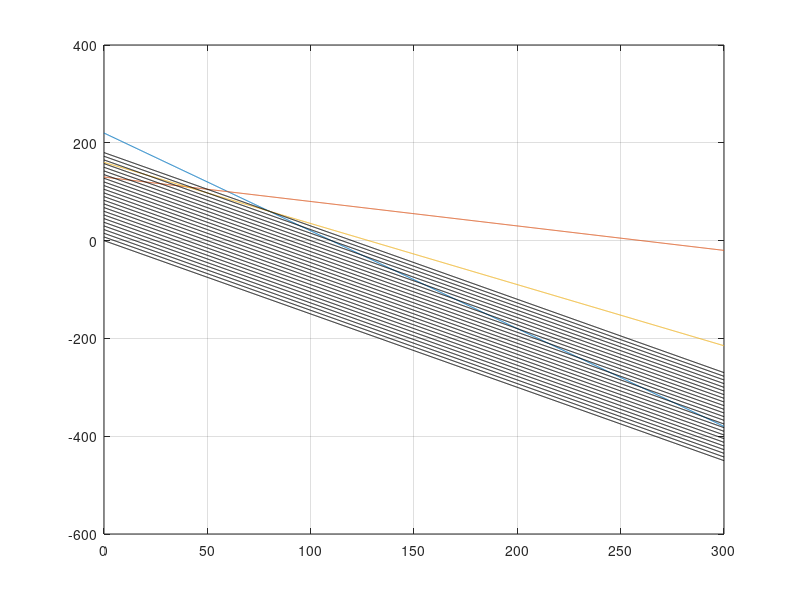

The MATLAB source for this figure:
x=0:0.2:300;
y1=-2*x+220;
y2=(-1/2)*x+130; 
y3=(-5/4)*x+160; 
plot(x, y1, x, y2, x, y3);
grid; 
hold on 
for c=0:60:1460 
y=-3/2*x+c/8; 
plot(x,y,'black');
grid on;
end
 
X=linprog(-[8; 12],[2 4;0.5 0.25;2 2.5;],[440;65;320]) 